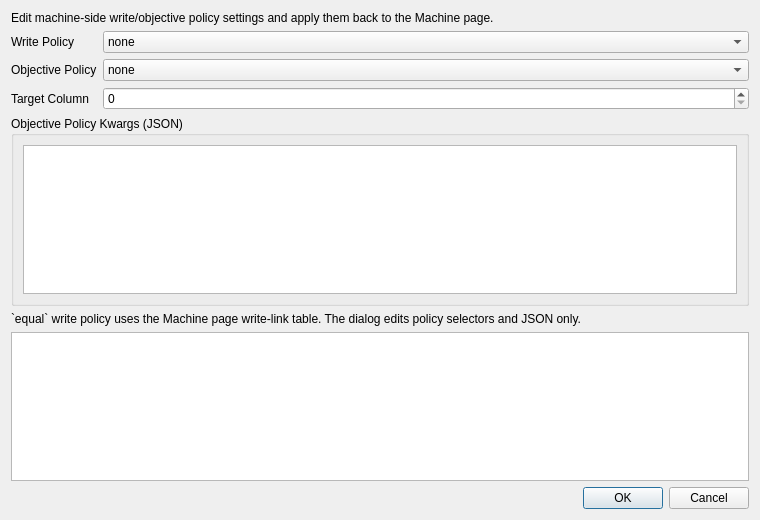
<?xml version="1.0" encoding="UTF-8"?>
<ui version="4.0">
 <class>PolicyEditorDialog</class>
 <widget class="QDialog" name="PolicyEditorDialog">
  <property name="geometry">
   <rect>
    <x>0</x>
    <y>0</y>
    <width>760</width>
    <height>520</height>
   </rect>
  </property>
  <property name="windowTitle">
   <string>Policy Editor</string>
  </property>
  <layout class="QVBoxLayout" name="verticalLayout_main">
   <item>
    <widget class="QLabel" name="label_intro">
     <property name="text">
      <string>Edit machine-side write/objective policy settings and apply them back to the Machine page.</string>
     </property>
     <property name="wordWrap">
      <bool>true</bool>
     </property>
    </widget>
   </item>
   <item>
    <layout class="QFormLayout" name="formLayout_policies">
     <item row="0" column="0">
      <widget class="QLabel" name="label_writePolicy">
       <property name="text">
        <string>Write Policy</string>
       </property>
      </widget>
     </item>
     <item row="0" column="1">
      <widget class="QComboBox" name="comboBox_writePolicy">
       <item>
        <property name="text">
         <string>none</string>
        </property>
       </item>
       <item>
        <property name="text">
         <string>equal</string>
        </property>
       </item>
      </widget>
     </item>
     <item row="1" column="0">
      <widget class="QLabel" name="label_objectivePolicy">
       <property name="text">
        <string>Objective Policy</string>
       </property>
      </widget>
     </item>
     <item row="1" column="1">
      <widget class="QComboBox" name="comboBox_objectivePolicy">
       <item>
        <property name="text">
         <string>none</string>
        </property>
       </item>
       <item>
        <property name="text">
         <string>fel_energy_guard</string>
        </property>
       </item>
       <item>
        <property name="text">
         <string>zero_guard</string>
        </property>
       </item>
      </widget>
     </item>
     <item row="2" column="0">
      <widget class="QLabel" name="label_targetCol">
       <property name="text">
        <string>Target Column</string>
       </property>
      </widget>
     </item>
     <item row="2" column="1">
      <widget class="QSpinBox" name="spinBox_targetCol">
       <property name="maximum">
        <number>999</number>
       </property>
      </widget>
     </item>
    </layout>
   </item>
   <item>
    <widget class="QGroupBox" name="groupBox_kwargs">
     <property name="title">
      <string>Objective Policy Kwargs (JSON)</string>
     </property>
     <layout class="QVBoxLayout" name="verticalLayout_kwargs">
      <item>
       <widget class="QPlainTextEdit" name="plainTextEdit_kwargs"/>
      </item>
     </layout>
    </widget>
   </item>
   <item>
    <widget class="QLabel" name="label_hint">
     <property name="text">
      <string>`equal` write policy uses the Machine page write-link table. The dialog edits policy selectors and JSON only.</string>
     </property>
     <property name="wordWrap">
      <bool>true</bool>
     </property>
    </widget>
   </item>
   <item>
    <widget class="QPlainTextEdit" name="plainTextEdit_preview">
     <property name="readOnly">
      <bool>true</bool>
     </property>
    </widget>
   </item>
   <item>
    <widget class="QDialogButtonBox" name="buttonBox">
     <property name="standardButtons">
      <set>QDialogButtonBox::Cancel|QDialogButtonBox::Ok</set>
     </property>
    </widget>
   </item>
  </layout>
 </widget>
 <resources/>
 <connections/>
</ui>
